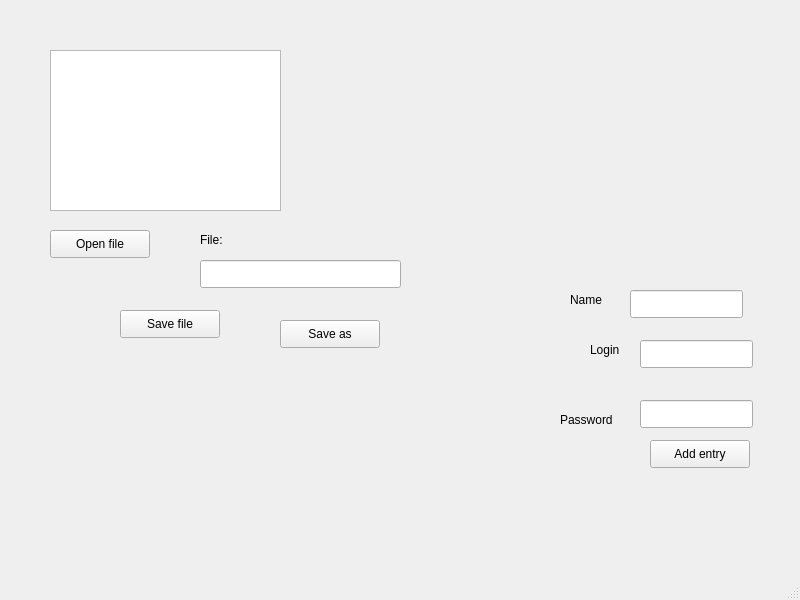
<?xml version="1.0" encoding="UTF-8"?>
<ui version="4.0">
 <class>JAPM</class>
 <widget class="QMainWindow" name="JAPM">
  <property name="geometry">
   <rect>
    <x>0</x>
    <y>0</y>
    <width>800</width>
    <height>600</height>
   </rect>
  </property>
  <property name="windowTitle">
   <string>JAPM</string>
  </property>
  <widget class="QWidget" name="centralwidget">
   <widget class="QPlainTextEdit" name="plainTextEditData">
    <property name="geometry">
     <rect>
      <x>50</x>
      <y>50</y>
      <width>231</width>
      <height>161</height>
     </rect>
    </property>
   </widget>
   <widget class="QPushButton" name="pushButtonOpenFile">
    <property name="geometry">
     <rect>
      <x>50</x>
      <y>230</y>
      <width>100</width>
      <height>28</height>
     </rect>
    </property>
    <property name="text">
     <string>Open file</string>
    </property>
   </widget>
   <widget class="QPushButton" name="pushButtonSaveFile">
    <property name="geometry">
     <rect>
      <x>120</x>
      <y>310</y>
      <width>100</width>
      <height>28</height>
     </rect>
    </property>
    <property name="text">
     <string>Save file</string>
    </property>
   </widget>
   <widget class="QLabel" name="labelFilename">
    <property name="geometry">
     <rect>
      <x>200</x>
      <y>230</y>
      <width>41</width>
      <height>20</height>
     </rect>
    </property>
    <property name="text">
     <string>File:</string>
    </property>
   </widget>
   <widget class="QPushButton" name="pushButtonSaveAs">
    <property name="geometry">
     <rect>
      <x>280</x>
      <y>320</y>
      <width>100</width>
      <height>28</height>
     </rect>
    </property>
    <property name="text">
     <string>Save as</string>
    </property>
   </widget>
   <widget class="QLineEdit" name="lineEditFileName">
    <property name="geometry">
     <rect>
      <x>200</x>
      <y>260</y>
      <width>201</width>
      <height>28</height>
     </rect>
    </property>
   </widget>
   <widget class="QPushButton" name="pushButtonAddEntry">
    <property name="geometry">
     <rect>
      <x>650</x>
      <y>440</y>
      <width>100</width>
      <height>28</height>
     </rect>
    </property>
    <property name="text">
     <string>Add entry</string>
    </property>
   </widget>
   <widget class="QLineEdit" name="lineEditName">
    <property name="geometry">
     <rect>
      <x>630</x>
      <y>290</y>
      <width>113</width>
      <height>28</height>
     </rect>
    </property>
   </widget>
   <widget class="QLineEdit" name="lineEditLogin">
    <property name="geometry">
     <rect>
      <x>640</x>
      <y>340</y>
      <width>113</width>
      <height>28</height>
     </rect>
    </property>
   </widget>
   <widget class="QLineEdit" name="lineEditPassword">
    <property name="geometry">
     <rect>
      <x>640</x>
      <y>400</y>
      <width>113</width>
      <height>28</height>
     </rect>
    </property>
   </widget>
   <widget class="QLabel" name="labelEntryName">
    <property name="geometry">
     <rect>
      <x>570</x>
      <y>290</y>
      <width>51</width>
      <height>20</height>
     </rect>
    </property>
    <property name="text">
     <string>Name</string>
    </property>
   </widget>
   <widget class="QLabel" name="labelEntryLogin">
    <property name="geometry">
     <rect>
      <x>590</x>
      <y>340</y>
      <width>41</width>
      <height>20</height>
     </rect>
    </property>
    <property name="text">
     <string>Login</string>
    </property>
   </widget>
   <widget class="QLabel" name="labelEntryPassword">
    <property name="geometry">
     <rect>
      <x>560</x>
      <y>410</y>
      <width>76</width>
      <height>20</height>
     </rect>
    </property>
    <property name="text">
     <string>Password</string>
    </property>
   </widget>
  </widget>
  <widget class="QMenuBar" name="menubar">
   <property name="geometry">
    <rect>
     <x>0</x>
     <y>0</y>
     <width>800</width>
     <height>25</height>
    </rect>
   </property>
  </widget>
  <widget class="QStatusBar" name="statusbar"/>
 </widget>
 <resources/>
 <connections/>
</ui>
